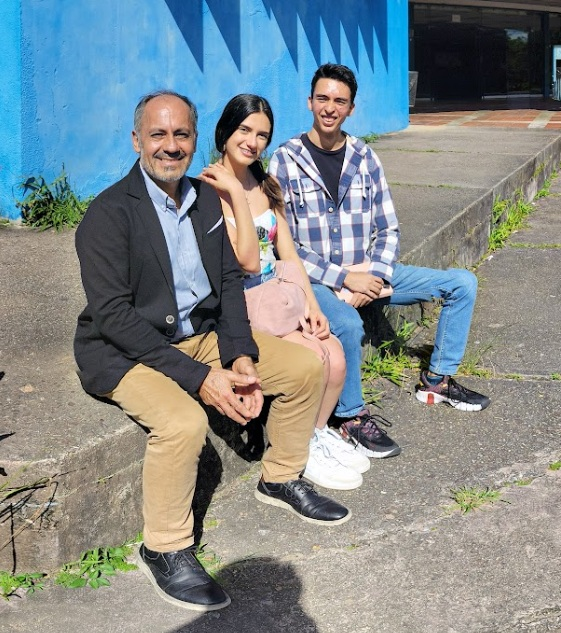
#> input picture data/input/sample.jpg, 561 x 633 px, found by its file name
$ python main.py
#> lines starting #> are read from the running program, lines starting #| are printed output that depends on the picture; after the words box and inside, x2 and y2 are one past the last pixel; in counts of white or black regions, pixels touching at a corner belong together
#> further down, image is the input picture: shape (633, 561, 3); mean B, G, R 139.6, 138.3, 129.6
### src/detectors.py
import cv2
import os

# Load the Haar Cascade model for face detection
face_cascade = cv2.CascadeClassifier(
    os.path.join('models', 'haarcascade_frontalface_default.xml')
)

def detect_faces(image):
    gray = cv2.cvtColor(image, cv2.COLOR_BGR2GRAY)
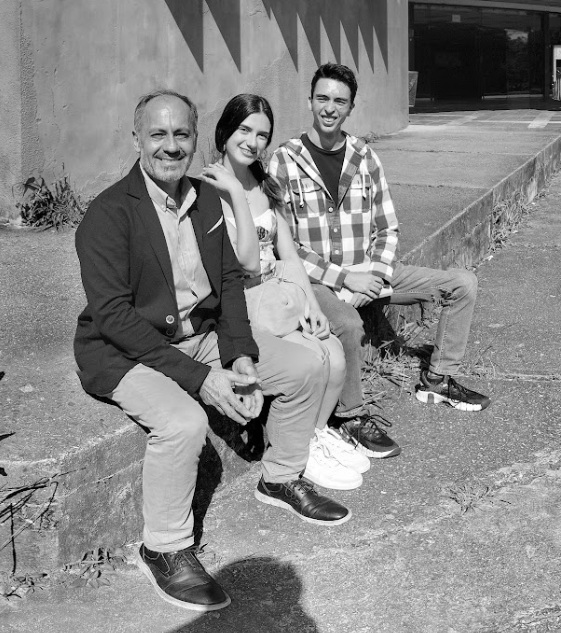
#> gray: shape (633, 561); min 0, max 255, mean 135.9
    faces = face_cascade.detectMultiScale(gray, 1.1, 4)
#> faces = [[305, 79, 53, 53], [228, 114, 50, 50], [136, 108, 70, 70]]
    for (x, y, w, h) in faces:
        cv2.rectangle(image, (x, y), (x + w, y + h), (255, 0, 0), 2)
#> this loop made 3 passes
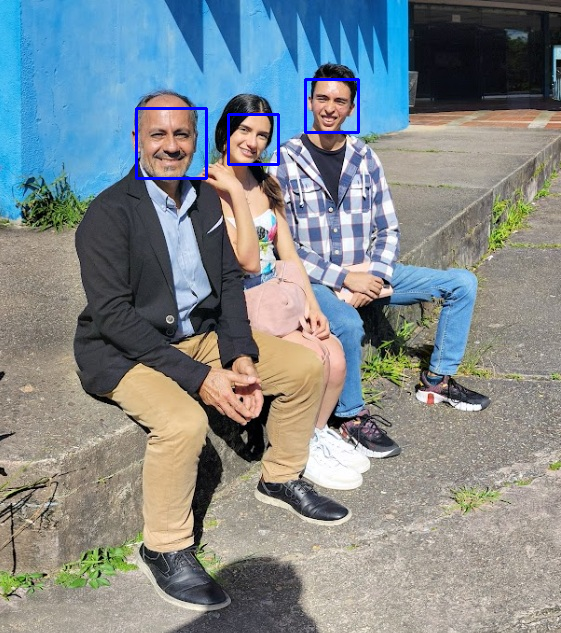
#> image: shape (633, 561, 3); 0.58% of pixels changed, all inside (x1, y1, x2, y2) = (135, 78, 360, 180)
    return image

### src/main.py
import cv2
import os
from detectors import detect_faces

INPUT_PATH = 'data/input/sample.jpg'
OUTPUT_PATH = 'data/output/sample_processed.jpg'

# Read image
image = cv2.imread(INPUT_PATH)

# Check if image was loaded
if image is None:
    raise FileNotFoundError(f"Could not load the image from {INPUT_PATH}")

# Apply face detection
image = detect_faces(image)

# Save result
os.makedirs(os.path.dirname(OUTPUT_PATH), exist_ok=True)
cv2.imwrite(OUTPUT_PATH, image)
print(f"Result saved in {OUTPUT_PATH}")
